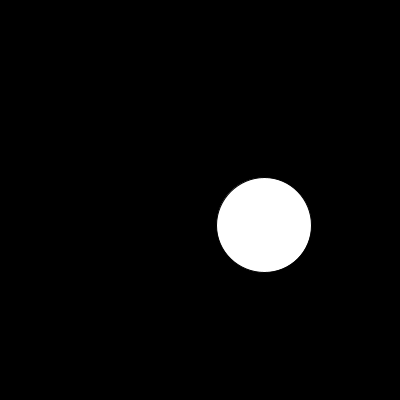
Frame 1 (no input)
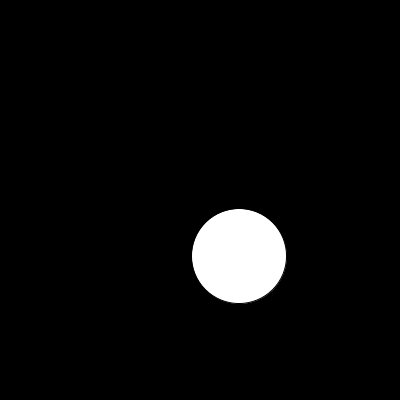
Frame 60 (the mouse pressed at the canvas centre just before this capture)
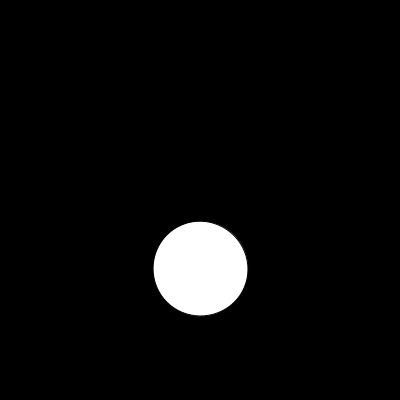
Frame 120 (the mouse held since frame 60 and released just before this capture)

The Processing sketch that drew these frames (run headless with seeded random() and noise(); from frame 60 on, the mouse is pressed at the canvas centre):

// Processing sketch: arrays0
// ── arrays0.pde
// UNA FIGURA EN ROTACION
float angle; // angulo de rotacion
int x, y, d; // coordenadas y diametro

void setup() {
  size(400, 400);
  x = (int)random(width/4);
  y = (int)random(height/4);
  d = (int)random(100);
}

void draw() {
  background(0);
  // transformada 2d
  pushMatrix();
  // desplaza (0,0) al centro de pantalla
  translate(width/2, height/2);
  rotate(angle);
  // rota el dibujo el angulo establecido en funcion del (0,0)
  ellipse(x, y, d, d);
  angle+=0.01;
  popMatrix();
}
